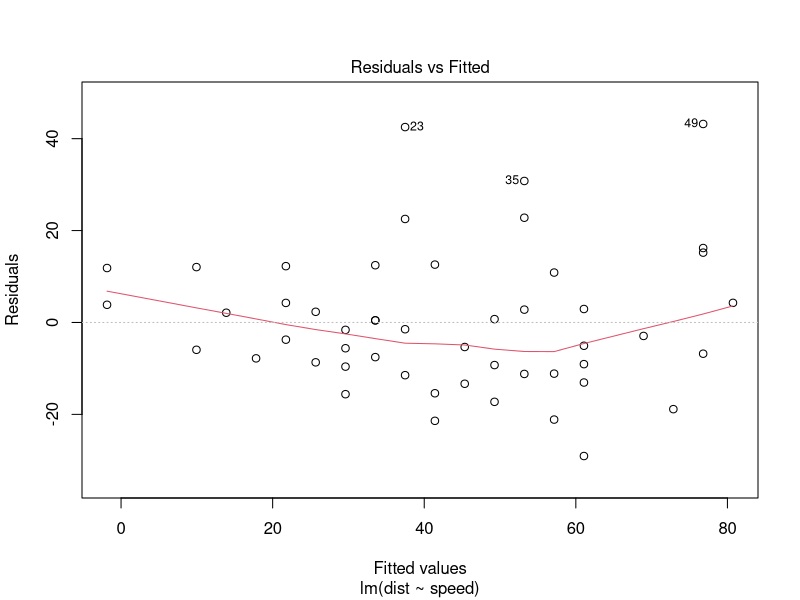
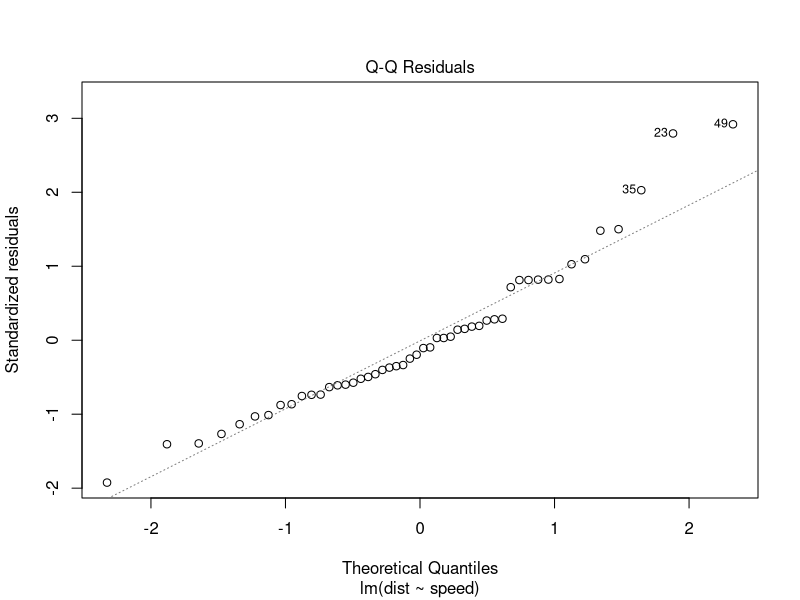
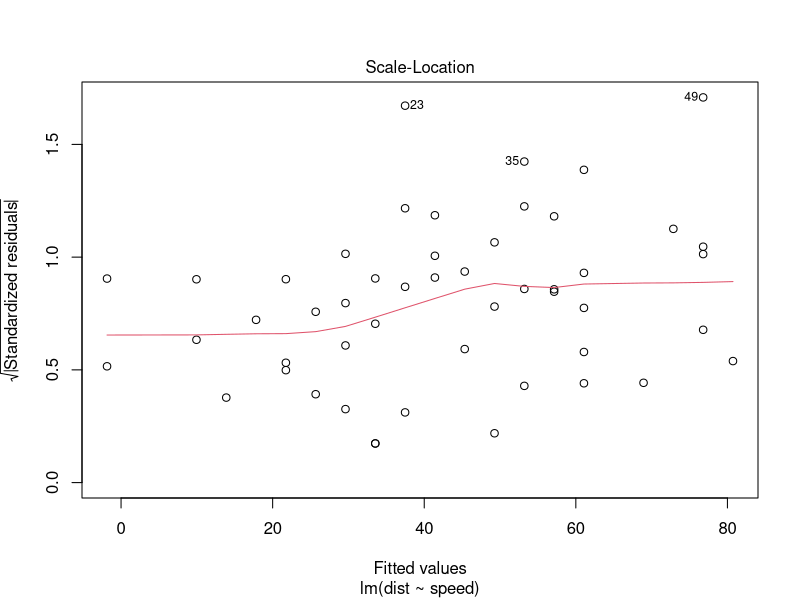
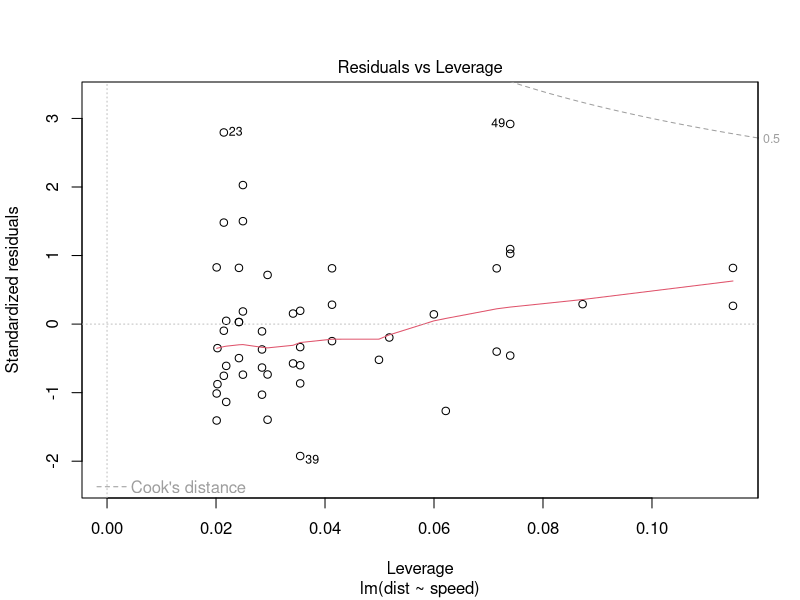

Reproduce these figures in R, in order.
## ---- chunk 1
fit = lm(dist ~ speed, data = cars)
b = coef(summary(fit))
plot(fit)
